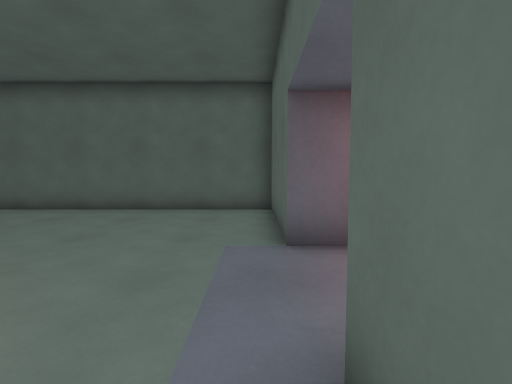
view 1 (above)

16 first-person views from a walk through a level from a Godot 3-D game. The camera is 1.2 m above the floor, tilts 4° down and sees 85° across. The floor is counted in squares, 1 m on a side. Each view is taken from the middle of a square. On the plan, view 1 faces up. The plan holds only what a view shows up to about 13 squares ahead; the rest is blank.

view 2
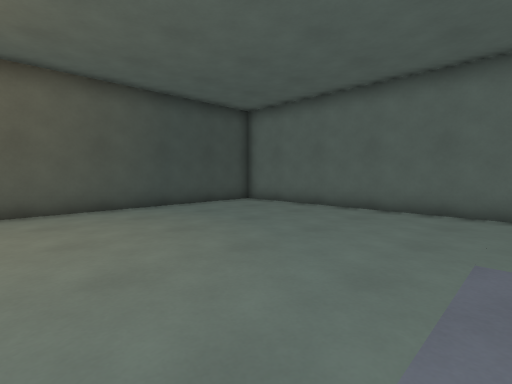

view 3
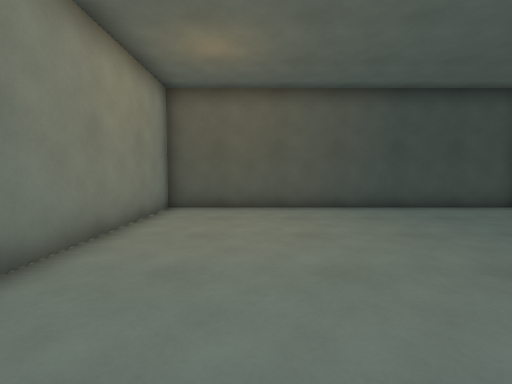

view 4
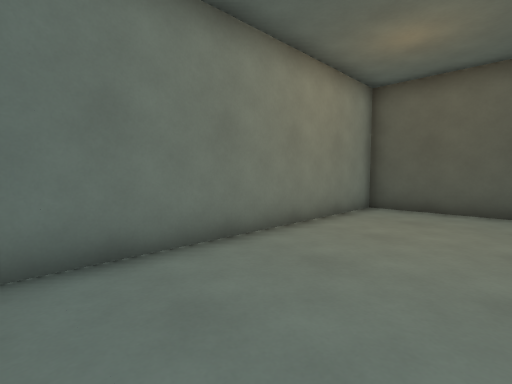

view 5
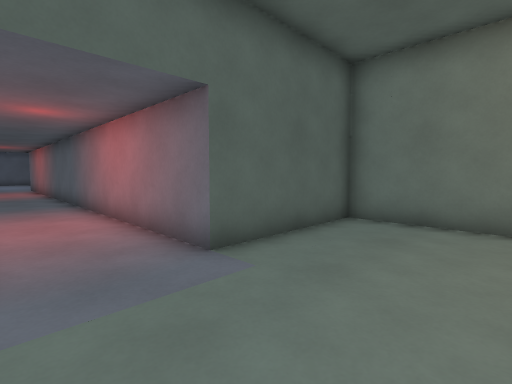

view 6
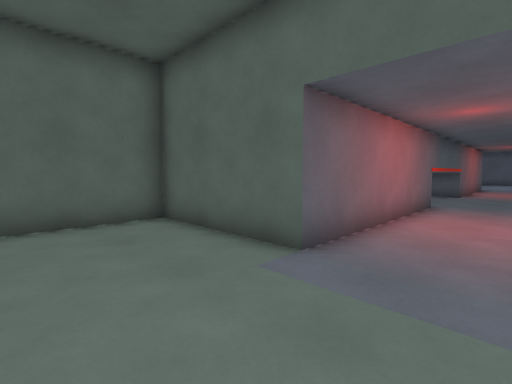

view 7
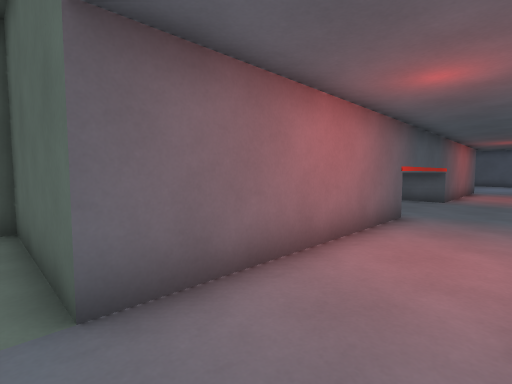

view 8
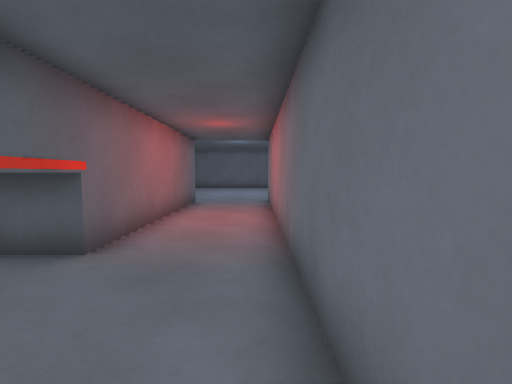

view 9
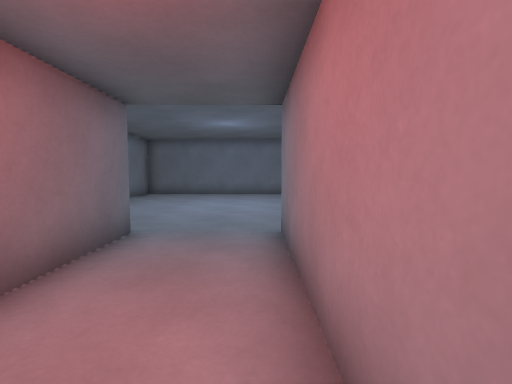

view 10
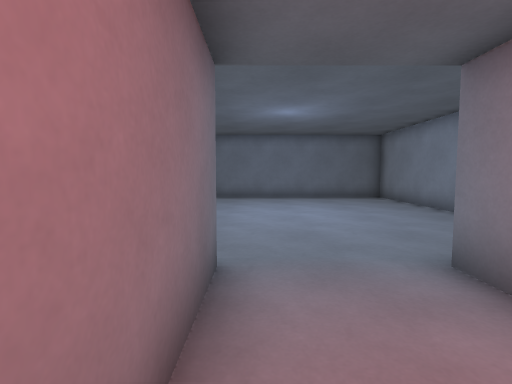

view 11
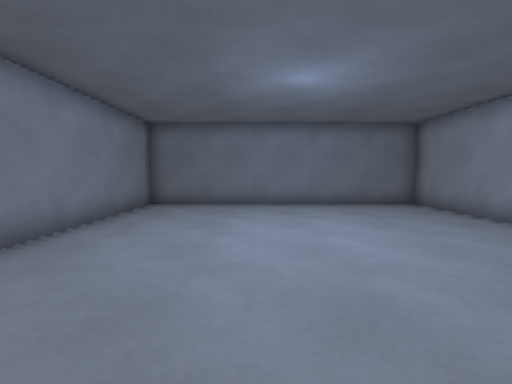

view 12
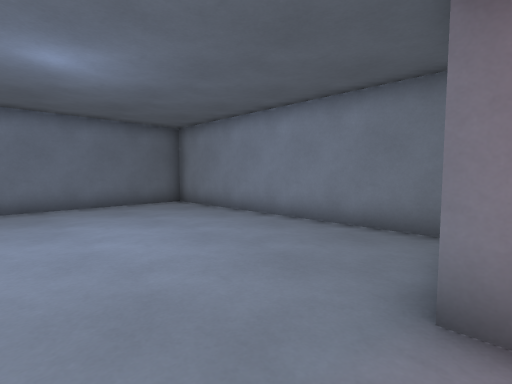

view 13
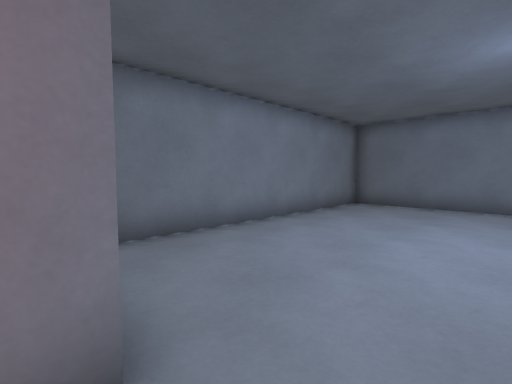

view 14
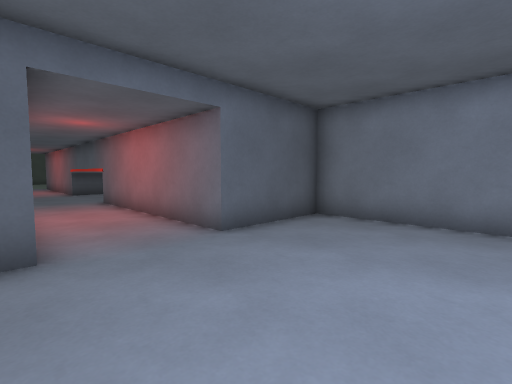

view 15
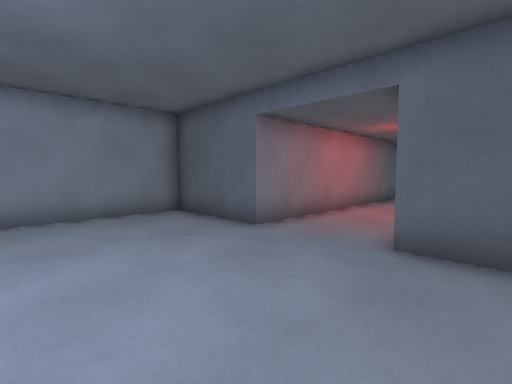

view 16
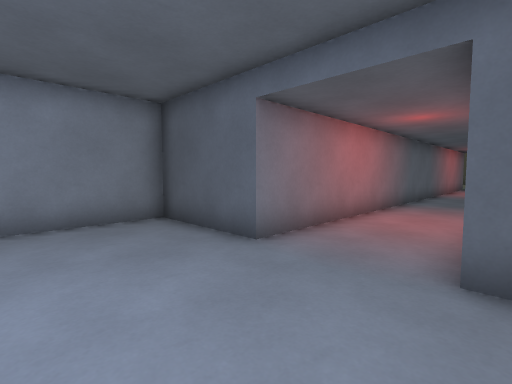

### Floor plan
Ten units are one square. View 1 is at (0, 0); x grows to the right and y downward. Boxes are objects, and circles mark ways between rooms. Rooms are numbered by the first view taken in them; rooms with no view inside come last. Other rooms are left out.
<svg viewBox="-100 -95 410 130">
<path fill="none" stroke="#000" d="M5 -45 5 -90 -95 -90 -95 30 5 30 5 -15M5 -15 205 -15 205 20 305 20 305 -80 205 -80 205 -45 5 -45"/>
<circle cx="0" cy="-30" r="3" fill="#2a7"/>
<text x="-50" y="-30">1</text>
<text x="190" y="-30">2</text>
</svg>
Room 1 opens to room 2.

Where each view was taken, in squares from view 1:
view 1: 0 up, 0 right, facing up
view 2: 0 up, 0 right, facing up-left
view 3: 0 up, 0 right, facing left
view 4: 1 up, 0 right, facing down-left
view 5: 4 up, 3 left, facing down-right
view 6: 2 up, 3 left, facing up-right
view 7: 2 up, 0 right, facing up-right
view 8: 2 up, 9 right, facing right
view 9: 2 up, 15 right, facing right
view 10: 4 up, 17 right, facing right
view 11: 4 up, 20 right, facing right
view 12: 4 up, 20 right, facing down-right
view 13: 3 up, 20 right, facing up-right
view 14: 1 up, 25 right, facing up-left
view 15: 6 up, 25 right, facing down-left
view 16: 5 up, 24 right, facing down-left
